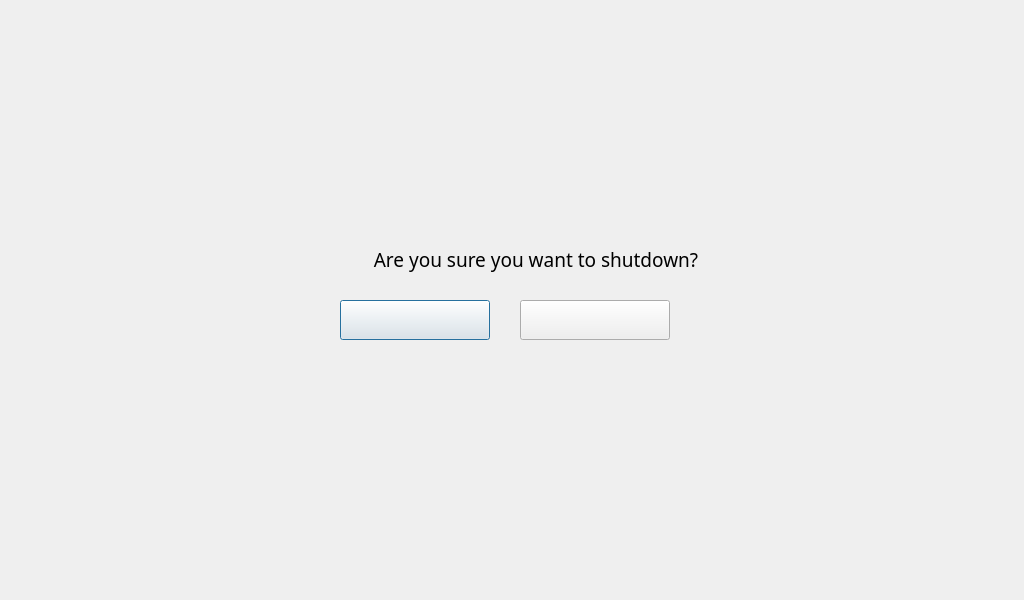
<?xml version="1.0" encoding="UTF-8"?>
<ui version="4.0">
 <class>Dialog</class>
 <widget class="QDialog" name="Dialog">
  <property name="geometry">
   <rect>
    <x>0</x>
    <y>0</y>
    <width>1024</width>
    <height>600</height>
   </rect>
  </property>
  <property name="font">
   <font>
    <family>NanumSquare</family>
   </font>
  </property>
  <property name="windowTitle">
   <string>Dialog</string>
  </property>
  <property name="styleSheet">
   <string notr="true"/>
  </property>
  <widget class="QPushButton" name="Button_ok">
   <property name="geometry">
    <rect>
     <x>340</x>
     <y>300</y>
     <width>150</width>
     <height>40</height>
    </rect>
   </property>
   <property name="styleSheet">
    <string notr="true">QPushButton {
	border-image: url(:/Icon/yes_pressed.png);
}

QPushButton:pressed {
	border-image: url(:/Icon/yes.png);
}

</string>
   </property>
   <property name="text">
    <string/>
   </property>
  </widget>
  <widget class="QPushButton" name="Button_cancel">
   <property name="geometry">
    <rect>
     <x>520</x>
     <y>300</y>
     <width>150</width>
     <height>40</height>
    </rect>
   </property>
   <property name="styleSheet">
    <string notr="true">QPushButton {
	border-image: url(:/Icon/no_pressed.png);
}

QPushButton:pressed {
	border-image: url(:/Icon/no.png);
}
</string>
   </property>
   <property name="text">
    <string/>
   </property>
  </widget>
  <widget class="QLabel" name="label_8">
   <property name="geometry">
    <rect>
     <x>270</x>
     <y>210</y>
     <width>470</width>
     <height>150</height>
    </rect>
   </property>
   <property name="font">
    <font>
     <family>NanumSquare</family>
    </font>
   </property>
   <property name="styleSheet">
    <string notr="true">border-image: url(:/Icon/set_sel_on_box.png);</string>
   </property>
   <property name="text">
    <string/>
   </property>
  </widget>
  <widget class="QLabel" name="label">
   <property name="geometry">
    <rect>
     <x>0</x>
     <y>0</y>
     <width>1024</width>
     <height>600</height>
    </rect>
   </property>
   <property name="styleSheet">
    <string notr="true">image: url(:/Icon/Home capture_shutdown.png);</string>
   </property>
   <property name="text">
    <string/>
   </property>
  </widget>
  <widget class="QLabel" name="label_6">
   <property name="geometry">
    <rect>
     <x>371</x>
     <y>234</y>
     <width>330</width>
     <height>50</height>
    </rect>
   </property>
   <property name="font">
    <font>
     <family>NanumSquare</family>
     <pointsize>14</pointsize>
    </font>
   </property>
   <property name="styleSheet">
    <string notr="true"/>
   </property>
   <property name="text">
    <string>Are you sure you want to shutdown?</string>
   </property>
   <property name="alignment">
    <set>Qt::AlignCenter</set>
   </property>
  </widget>
  <widget class="QLabel" name="label_7">
   <property name="geometry">
    <rect>
     <x>311</x>
     <y>243</y>
     <width>40</width>
     <height>40</height>
    </rect>
   </property>
   <property name="styleSheet">
    <string notr="true">image: url(:/Icon/box_ic_power.png);

</string>
   </property>
   <property name="text">
    <string/>
   </property>
  </widget>
  <zorder>label</zorder>
  <zorder>label_8</zorder>
  <zorder>Button_ok</zorder>
  <zorder>Button_cancel</zorder>
  <zorder>label_6</zorder>
  <zorder>label_7</zorder>
 </widget>
 <resources>
  <include location="Icon/Icon.qrc"/>
 </resources>
 <connections/>
</ui>
